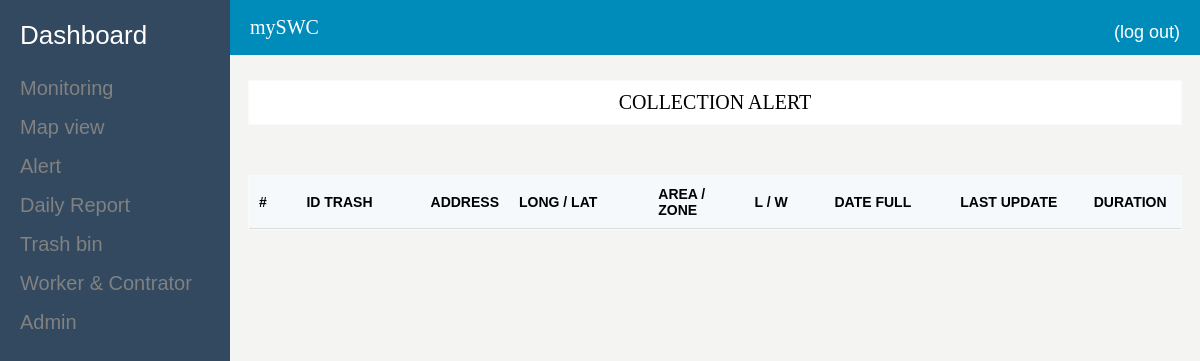
Before: /alert.php with the older database file.
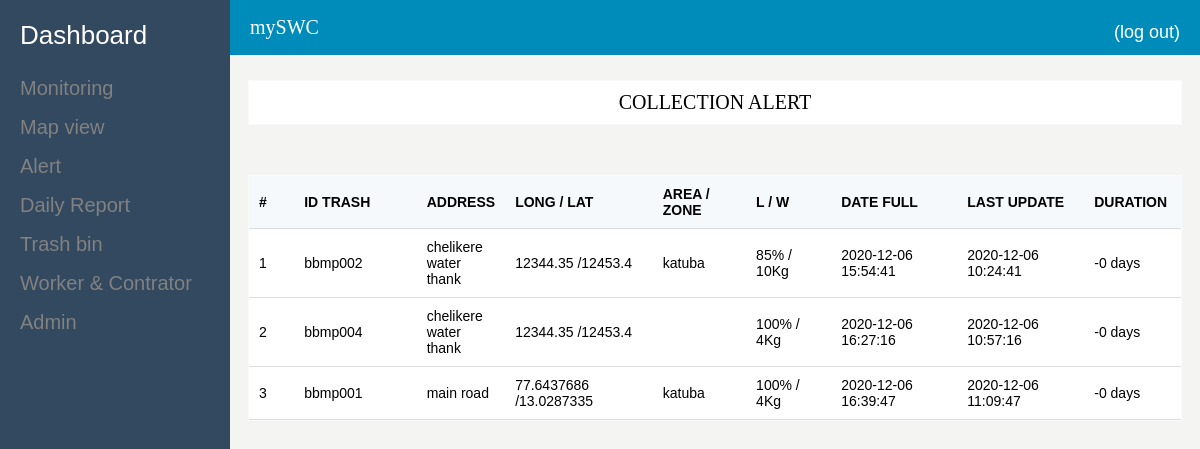
After: the same page with the newer database file.
### tables this page shows
CREATE TABLE `historic` (
  `_idHisto` int(11) NOT NULL,
  `idTrash` varchar(45) DEFAULT NULL,
  `level` varchar(45) DEFAULT NULL,
  `weight` varchar(45) DEFAULT NULL,
  `dateFull` datetime DEFAULT NULL,
  `idUser` varchar(45) DEFAULT NULL,
  `dateEmpty` varchar(45) DEFAULT NULL,
  `dateHisto` datetime DEFAULT current_timestamp(),
  `lastUpdate` timestamp NOT NULL DEFAULT current_timestamp()
);

CREATE TABLE `trash` (
  `_idTrash` int(11) NOT NULL,
  `longi` varchar(45) DEFAULT NULL,
  `lat` varchar(45) DEFAULT NULL,
  `address` varchar(45) DEFAULT NULL,
  `area` varchar(50) NOT NULL,
  `idTrash` varchar(45) DEFAULT NULL,
  `dateTrash` datetime DEFAULT current_timestamp(),
  `typeTrash` varchar(255) DEFAULT NULL
);

### modals/Fhistoric.php (called while the page is built, shortened)
<?php
class Fhistoric
{
    static function getAllHistoricDayFull()
    {
        $con=Database::getConnection();
        $req=$con->prepare('SELECT * FROM historic c,trash t WHERE c.idTrash=t.idTrash AND dateFull IS NOT NULL AND dateEmpty IS NULL ORDER BY dateFull ASC');
        $req->execute(array());
        return $req->fetchAll();
    }
}

### alert.php (the view, shortened to what this page needs)
<!DOCTYPE html>
<html lang="en">
<head>
    <link rel="stylesheet" href="assets/style/menu.css">
    <link rel="stylesheet" href="assets/style/main.css">
</head>
<body>
    <section>
        <?php include_once 'commons/menu.php';?>
        <?php include_once 'commons/header.php';?>
        <?php
            include_once 'modals/Fhistoric.php';
            $historic=Fhistoric::getAllHistoricDayFull();
        ?>
    </section>
    <section class="body-container">
        <div class="ml-24">
            <div class="panel">
                <p>COLLECTION ALERT</p>
            </div>
            <div class="panel">
                <table>
                    <thead>
                    <tr>
                        <th style="width: 40px">#</th>
                        <th style="width: 140px">ID TRASH</th>
                        <th>ADDRESS</th>
                        <th style="width: 170px">LONG / LAT</th>
                        <th style="width: 100px">AREA / ZONE</th>
                        <th style="width: 90px">L / W</th>
                        <th style="width: 150px">DATE FULL</th>
                        <th style="width: 150px">LAST UPDATE</th>
                        <th style="width: 80px" title="Duration of garbage in the trash">DURATION</th>
                    </tr>
                    </thead>
                    <tbody>
                    <?php foreach ($historic as $k => $data):?>
                        <tr>
                            <td><?=$k+1;?></td>
                            <td><?=$data['idTrash'];?></td>
                            <td><?=$data['address'];?></td>
                            <td><?=($data['longi']." /".$data['lat']);?></td>
                            <td><?=$data['area'];?></td>
                            <td><?=$data['level']."% / ".$data['weight']."Kg";?></td>
                            <td><?=$data['dateFull'];?></td>
                            <td><?=$data['lastUpdate'];?></td>
                            <td><?php
                                $date_2 = new DateTime($data['lastUpdate']);
                                $date_3 = new dateTime($data['dateFull']);
                                $int = ($date_3->diff($date_2));
                                echo($int->format('%R%a days'));
                                ?>
                            </td>
                        </tr>
                    <?php endforeach;?>
                </table>
            </div>
        </div>
    </section>
</body>
</html>

Changed rows visible on the page:
now on this page (row edited): historic: trash.idTrash "bbmp002", trash.address "chelikere water thank", trash.longi "12344.35", trash.lat "12453.4", trash.area "katuba", level "85", weight "10", dateFull "2020-12-06 15:54:41", lastUpdate "2020-12-06 10:24:41", $int->format('%R%a days') "-0 days"
added historic: trash.idTrash "bbmp004", trash.address "chelikere water thank", trash.longi "12344.35", trash.lat "12453.4", level "100", weight "4", dateFull "2020-12-06 16:27:16", lastUpdate "2020-12-06 10:57:16", $int->format('%R%a days') "-0 days"
now on this page (row edited): historic: trash.idTrash "bbmp001", trash.address "main road", trash.longi "77.6437686", trash.lat "13.0287335", trash.area "katuba", level "100", weight "4", dateFull "2020-12-06 16:39:47", lastUpdate "2020-12-06 11:09:47", $int->format('%R%a days') "-0 days"
